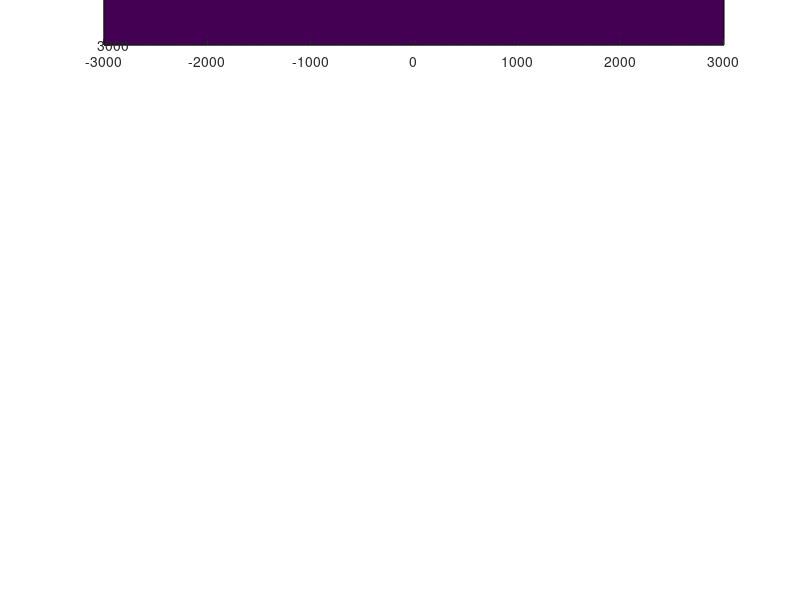

The MATLAB script that drew this image: (Note: this script raises an error after producing the figure.)
% Load data from mat file
clear all
load FSRSOff2d
set(0,'units','normalized');
gcf=figure;
set(gcf,'Units','Normalized','Position',[0 0 0.3 0.9]);

% Axes positions
p_FSRS_t_y=0.49;p_FSRS_b_y=0.0;
p_FSRS_t_x=0.2;p_FSRS_b_x=0.2;
w=0.55;h=0.55;
pos=[p_FSRS_t_x p_FSRS_t_y w h;p_FSRS_b_x p_FSRS_b_y w h];

% Color bar positions
cp_FSRS_t_y=0.935;cp_FSRS_y=0.445;
cp_FSRS_t_x=0.2;cp_FSRS_x=0.2;
cw=0.5506;ch=0.03;
cpos=[cp_FSRS_t_x cp_FSRS_t_y cw ch;cp_FSRS_x cp_FSRS_y cw ch];

% Text
tstr={'a)';'b)'};
% Text positions
tp_FSRS_t_y=0.85;tp_FSRS_y=0.36;
tp_FSRS_t_x=0.2;tp_FSRS_x=0.2;
tw=0.06;th=0.06;
tpos=[tp_FSRS_t_x tp_FSRS_t_y tw th; tp_FSRS_x tp_FSRS_y tw th];

% Plot
subplot(2,1,1);contourf(FSRS_OffRes_2d_dws,FSRS_OffRes_2d_dvibs,abs(FSRS_OffRes_2d_Cas(:,:,1)),50,'edgecolor','none');
xlabel('(\omega_L-\omega_{eg})/2\pic (cm^{-1})');
ylabel({'\omega_{vib}/2\pic (cm^{-1})'});
colormap jet;colorbar('Location','northoutside','fontsize',10,'Position',cpos(1,:));
set(gca,'linewidth',2,'fontsize',10,'fontweight','bold','Position',pos(1,:));axis square;
annotation(gcf,'textbox',tpos(1,:),...
    'String',tstr(1),'EdgeColor','none',...
    'fontweight','bold','fontsize',10,'Color',[1 1 1]);

subplot(2,1,2);contourf(FSRS_OffRes_2d_dws,FSRS_OffRes_2d_dvibs,abs(FSRS_OffRes_2d_Cas(:,:,2)),50,'edgecolor','none');
xlabel('(\omega_L-\omega_{eg})/2\pic (cm^{-1})');
ylabel({'\omega_{vib}/2\pic (cm^{-1})'});
colormap jet;colorbar('Location','northoutside','fontsize',10,'Position',cpos(2,:));
set(gca,'linewidth',2,'fontsize',10,'fontweight','bold','Position',pos(2,:));axis square;
annotation(gcf,'textbox',tpos(2,:),...
    'String',tstr(1),'EdgeColor','none',...
    'fontweight','bold','fontsize',10,'Color',[1 1 1]);

gcf=figure;
set(gcf,'Units','Normalized','Position',[0 0 0.3 0.9]);

% Axes positions
p_FSRS_t_y=0.49;p_FSRS_b_y=0.0;
p_FSRS_t_x=0.2;p_FSRS_b_x=0.2;
w=0.55;h=0.55;
pos=[p_FSRS_t_x p_FSRS_t_y w h;p_FSRS_b_x p_FSRS_b_y w h];

% Color bar positions
cp_FSRS_t_y=0.935;cp_FSRS_y=0.445;
cp_FSRS_t_x=0.2;cp_FSRS_x=0.2;
cw=0.5506;ch=0.03;
cpos=[cp_FSRS_t_x cp_FSRS_t_y cw ch;cp_FSRS_x cp_FSRS_y cw ch];

% Text
tstr={'a)';'b)'};
% Text positions
tp_FSRS_t_y=0.85;tp_FSRS_y=0.36;
tp_FSRS_t_x=0.2;tp_FSRS_x=0.2;
tw=0.06;th=0.06;
tpos=[tp_FSRS_t_x tp_FSRS_t_y tw th; tp_FSRS_x tp_FSRS_y tw th];

% Plot
subplot(2,1,1);contourf(FSRS_OffRes_2d_dws,FSRS_OffRes_2d_dvibs,abs(FSRS_OffRes_2d_Dir(:,:,1)),50,'edgecolor','none');
xlabel('(\omega_L-\omega_{eg})/2\pic (cm^{-1})');
ylabel({'\omega_{vib}/2\pic (cm^{-1})'});
colormap jet;colorbar('Location','northoutside','fontsize',10,'Position',cpos(1,:));
set(gca,'linewidth',2,'fontsize',10,'fontweight','bold','Position',pos(1,:));axis square;
annotation(gcf,'textbox',tpos(1,:),...
    'String',tstr(1),'EdgeColor','none',...
    'fontweight','bold','fontsize',10,'Color',[1 1 1]);

subplot(2,1,2);contourf(FSRS_OffRes_2d_dws,FSRS_OffRes_2d_dvibs,abs(FSRS_OffRes_2d_Dir(:,:,2)),50,'edgecolor','none');
xlabel('(\omega_L-\omega_{eg})/2\pic (cm^{-1})');
ylabel({'\omega_{vib}/2\pic (cm^{-1})'});
colormap jet;colorbar('Location','northoutside','fontsize',10,'Position',cpos(2,:));
set(gca,'linewidth',2,'fontsize',10,'fontweight','bold','Position',pos(2,:));axis square;
annotation(gcf,'textbox',tpos(2,:),...
    'String',tstr(1),'EdgeColor','none',...
    'fontweight','bold','fontsize',10,'Color',[1 1 1]);